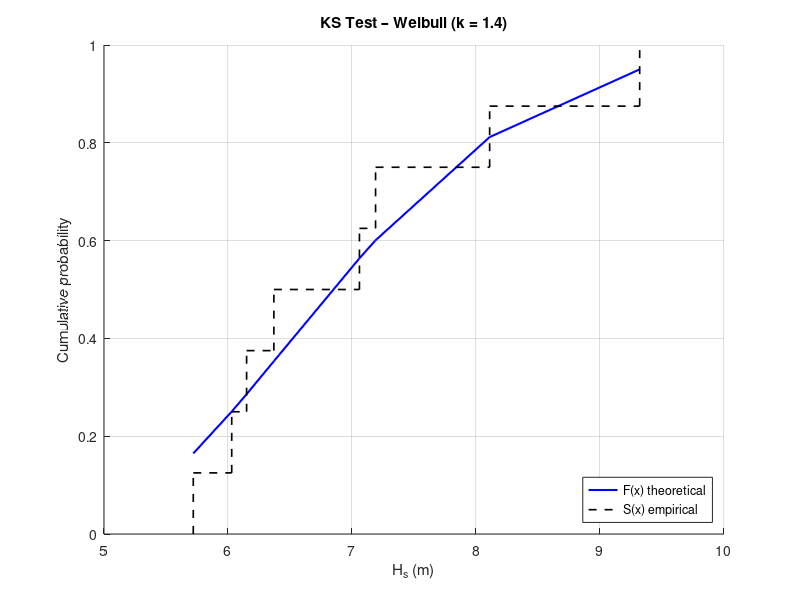
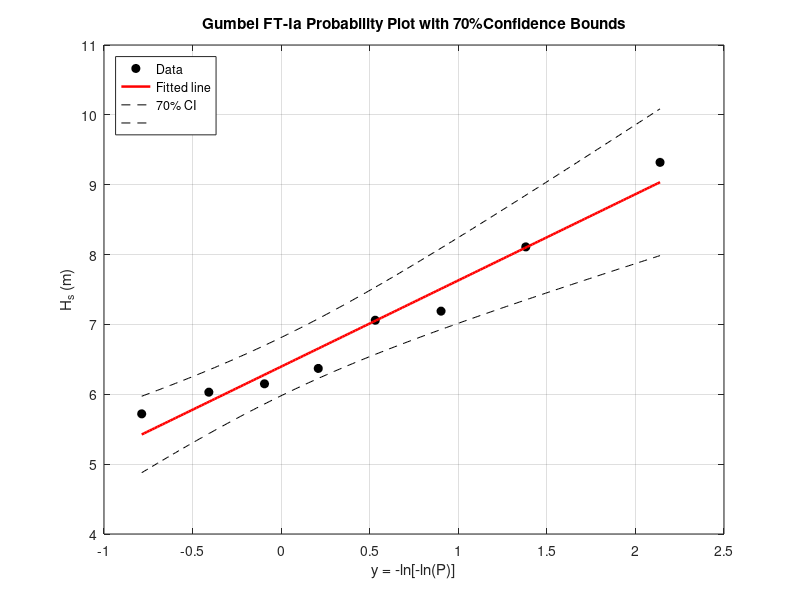
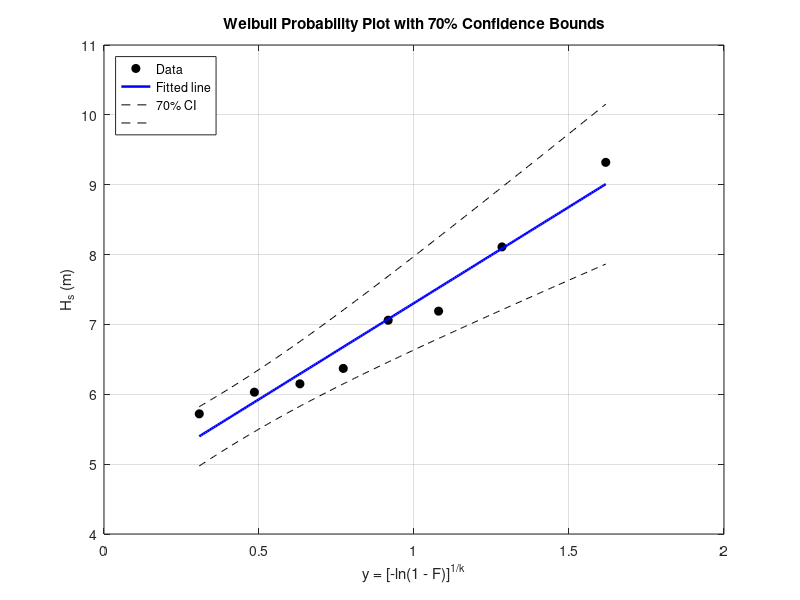

Reproduce these figures in MATLAB, in order. (Note: this script raises an error after producing the figures.)
clc; clear;

% Parameters
N = 8;

Hs = [7.19; 9.32; 5.72; 8.11; 6.15; 6.03; 7.06; 6.37];
Ts = [11.32; 12.71; 9.95; 11.7; 10.32; 10.22; 10.77; 10.51];

Hs_desc = sort(Hs, 'descend');

i = (1:N)';

% Gumbel FT-Ia
alpha_g = 0;
beta_g  = 1;

F_g = 1 - (i - alpha_g) ./ (N + beta_g);
y_g = -log( -log(F_g) );

x = Hs_desc;

Ybar_g = (1/N) * sum(y_g);
Xbar_g = (1/N) * sum(x);

VarY_g = (1/N) * sum( (y_g - Ybar_g).^2 );
VarX_g  = (1/N)*sum( (x - Xbar_g).^2 );
CovYX_g = (1/N) * sum( (y_g - Ybar_g) .* (x - Xbar_g) );

A_g = CovYX_g / VarY_g;
B_g = Xbar_g - A_g * Ybar_g;

% Weibull
k = 2;

alpha_w = 0.20 + 0.27 / sqrt(k);
beta_w  = 0.20 + 0.23 / sqrt(k);

F_w = 1 - (i - alpha_w) ./ (N + beta_w);
y_w = ( -log(1 - F_w) ).^(1/k);

Ybar_w = (1/N) * sum(y_w);
Xbar_w = (1/N) * sum(x);

VarY_w  = (1/N) * sum( (y_w - Ybar_w).^2 );
VarX_w  = (1/N)*sum( (x - Xbar_w).^2 );
CovYX_w = (1/N) * sum( (y_w - Ybar_w) .* (x - Xbar_w) );

A_w = CovYX_w / VarY_w;
B_w = Xbar_w - A_w * Ybar_w;

%% Kolmogorov–Smirnov Test
Hs_asc = sort(Hs);
i_asc = (1:N)';

S1 = (i_asc - 1) / N;
S2 = i_asc / N;

% Gumbel FT-Ia
F_g_theo = exp( -exp( -(Hs_asc - B_g) / A_g ) );

Dg_1 = F_g_theo - S1;
Dg_2 = S2 - F_g_theo;

D_KS_g = max( max(Dg_1), max(Dg_2) );

% Weibull
F_w_theo = 1 - exp( -((Hs_asc - B_w) ./ A_w).^k );

Dw_1 = F_w_theo - S1;
Dw_2 = S2 - F_w_theo;

D_KS_w = max( max(Dw_1), max(Dw_2) );

d_crit = 0.24;

pass_g = D_KS_g < d_crit;
pass_w = D_KS_w < d_crit;

figure; hold on;

plot(Hs_asc, F_w_theo, 'b-', 'LineWidth',1.5);

for j = 1:N
    plot([Hs_asc(j) Hs_asc(j)], [S1(j) S2(j)], 'k--', 'LineWidth',1.2);
    
    if j < N
        plot([Hs_asc(j) Hs_asc(j+1)], [S2(j) S2(j)], 'k--', 'LineWidth',1.2);
    end
end

grid on;
xlabel('H_s (m)');
ylabel('Cumulative probability');
title('KS Test – Weibull (k = 1.4)');

legend('F(x) theoretical','S(x) empirical','Location','southeast');

%% R² Test
% Gumbel FT-Ia
r_g  = CovYX_g / sqrt(VarX_g*VarY_g);
R2_g = r_g^2;

% Weibull
r_w  = CovYX_w / sqrt(VarX_w*VarY_w);
R2_w = r_w^2;

%% MIR Test
v = 1;

% Gumbel FT-Ia 
a_gM = -2.364 + 0.54*(v^(5/2));
b_gM = -0.2665 - 0.0457*(v^(5/2));
c_gM = -0.044;

Delta_r_g = 1 - r_g;
Delta_rmean_g = exp(a_gM + b_gM*log(N) + c_gM*(log(N))^2);

MIR_g = Delta_r_g / Delta_rmean_g;

% Weibull
a_wM = -2.160 + 0.113*v;
b_wM = -0.3788 - 0.0979*v;
c_wM = -0.041;

Delta_r_w = 1 - r_w;
Delta_rmean_w = exp(a_wM + b_wM*log(N) + c_wM*(log(N))^2);

MIR_w = Delta_r_w / Delta_rmean_w;

%% DOL Test
x1 = Hs_desc(1);
xbar = (1/N)*sum(Hs_desc);
s2 = (1/N)*sum((Hs_desc - xbar).^2);

xi = (x1 - xbar) / s2;

% Gumbel FT-Ia
% Upper bound
aU_g = -0.579 + 0.468*v;
bU_g =  1.496 - 0.227*v^2;
cU_g = -0.038;

xi95_g = aU_g + bU_g*log(N) + cU_g*(log(N))^2;

% Lower bound
aL_g = 0.257 + 0.133*v^2;
bL_g = 0.452 - 0.118*v^2;
cL_g = 0.032;

xi5_g = aL_g + bL_g*log(N) + cL_g*(log(N))^2;

pass_DOL_g = (xi > xi5_g) && (xi < xi95_g);

% Weibull
% Upper bound
aU_w = -0.322 + 0.641*sqrt(v);
bU_w =  1.414 - 0.326*v;
cU_w = -0.069;

xi95_w = aU_w + bU_w*log(N) + cU_w*(log(N))^2;

% Lower bound
aL_w = 0.050 + 0.182*sqrt(v^(3/2));
bL_w = 0.592 - 0.139*sqrt(v^(3/2));
cL_w = 0;

xi5_w = aL_w + bL_w*log(N) + cL_w*(log(N))^2;

pass_DOL_w = (xi > xi5_w) && (xi < xi95_w);

%% REC Test
% Gumbel FT-Ia
a_g = -1.444;
b_g = -0.2733 + 0.0414*sqrt(v^5);
c_g = -0.045;

Delta_r95_g = exp( a_g + b_g*log(N) + c_g*(log(N))^2 );

pass_REC_g = Delta_r_g < Delta_r95_g;

% Weibull
a_w = -1.188 + 0.073*sqrt(v);
b_w = -0.4401 - 0.0846*(v^(3/2));
c_w = -0.039;

Delta_r95_w = exp( a_w + b_w*log(N) + c_w*(log(N))^2 );

pass_REC_w = Delta_r_w < Delta_r95_w;

%% Test Results

fprintf('\n---- GOODNESS-OF-FIT RESULTS ----\n\n');

fprintf('--- Kolmogorov–Smirnov Test ---\n');
fprintf('Gumbel FT-Ia : D = %.4f  | Pass = %d\n', D_KS_g, pass_g);
fprintf('Weibull k=1.4: D = %.4f  | Pass = %d\n\n', D_KS_w, pass_w);

fprintf('--- Coefficient of Determination ---\n');
fprintf('Gumbel FT-Ia : R^2 = %.4f\n', R2_g);
fprintf('Weibull k=1.4: R^2 = %.4f\n\n', R2_w);

fprintf('--- MIR Criterion ---\n');
fprintf('Gumbel FT-Ia : MIR = %.4f\n', MIR_g);
fprintf('Weibull k=1.4: MIR = %.4f\n\n', MIR_w);

fprintf('--- DOL Criterion ---\n');
fprintf('Gumbel FT-Ia : Pass = %d\n', pass_DOL_g);
fprintf('Weibull k=1.4: Pass = %d\n\n', pass_DOL_w);

fprintf('--- REC Criterion ---\n');
fprintf('Gumbel FT-Ia : Pass = %d\n', pass_REC_g);
fprintf('Weibull k=1.4: Pass = %d\n\n', pass_REC_w);

%% Confidence bounds on probability plots
sigma_x = sqrt( (1/N)*sum((Hs_desc - mean(Hs_desc)).^2) );

z70 = norminv((1 + 0.70) / 2);

% Gumbel FT-I
y_plot_g = linspace(min(y_g), max(y_g), 200);
x_fit_g  = A_g*y_plot_g + B_g;

a1_g = 0.64;
a2_g = 9.0;
kappa_g = 0.93;
c_g = 0;
alpha_g = 1.33;

a_g = a1_g * exp( a2_g*N^(-1.3) + kappa_g*(-log(v))^2 );

sigma_z_g = sqrt( 1 + a_g*(y_plot_g - c_g + alpha_g*log(v)).^2 ) / sqrt(N);
sigma_X_g = sigma_z_g * sigma_x;

x70U_g = x_fit_g + z70*sigma_X_g;
x70L_g = x_fit_g - z70*sigma_X_g;


figure; hold on; box on
plot(y_g, Hs_desc, 'ko', 'MarkerFaceColor','k')
plot(y_plot_g, x_fit_g, 'r-', 'LineWidth',1.8)
plot(y_plot_g, x70U_g, 'k--', y_plot_g, x70L_g, 'k--')

grid on
xlabel('y = -ln[-ln(P)]')
ylabel('H_s (m)')
title('Gumbel FT-Ia Probability Plot with 70%Confidence Bounds')

legend('Data','Fitted line','70% CI','', ...
       'Location','northwest')
% Weibull
y_plot_w = linspace(min(y_w), max(y_w), 200);
x_fit_w  = A_w*y_plot_w + B_w;

a1_w = 2.05;
a2_w = 11.4;
kappa_w = 0.69;
c_w = 0.4;
alpha_w = 0.72;

a_w = a1_w * exp( a2_w*N^(-1.3) + kappa_w*(-log(v))^2 );

sigma_z_w = sqrt( 1 + a_w*(y_plot_w - c_w + alpha_w*log(v)).^2 ) / sqrt(N);
sigma_X_w = sigma_z_w * sigma_x;

x70U_w = x_fit_w + z70*sigma_X_w;
x70L_w = x_fit_w - z70*sigma_X_w;


figure; hold on; box on
plot(y_w, Hs_desc, 'ko', 'MarkerFaceColor','k')
plot(y_plot_w, x_fit_w, 'b-', 'LineWidth',1.8)
plot(y_plot_w, x70U_w, 'k--', y_plot_w, x70L_w, 'k--')

grid on
xlabel('y = [-ln(1 - F)]^{1/k}')
ylabel('H_s (m)')
title('Weibull Probability Plot with 70% Confidence Bounds')

legend('Data','Fitted line','70% CI','',  ...
       'Location','northwest')

%% 100-year return value with confidence intervals
R = 100;
F_R = 1 - 1/R;

%Gumbel FT-Ia
yR_g = -log( -log(F_R) );
XR_g = A_g*yR_g + B_g;

sigma_zR_g = sqrt( 1 + a_g*(yR_g - c_g + alpha_g*log(v))^2 ) / sqrt(N);
sigma_XR_g = sigma_zR_g * sigma_x;

XR_g_70 = [XR_g - z70*sigma_XR_g , XR_g + z70*sigma_XR_g];
XR_g_90 = [XR_g - z90*sigma_XR_g , XR_g + z90*sigma_XR_g];

% Weibull
yR_w = ( -log(1 - F_R) ).^(1/k);
XR_w = A_w*yR_w + B_w;

sigma_zR_w = sqrt( 1 + a_w*(yR_w - c_w + alpha_w*log(v))^2 ) / sqrt(N);
sigma_XR_w = sigma_zR_w * sigma_x;

XR_w_70 = [XR_w - z70*sigma_XR_w , XR_w + z70*sigma_XR_w];
XR_w_90 = [XR_w - z90*sigma_XR_w , XR_w + z90*sigma_XR_w];

% Results

fprintf('\n---- 100-YEAR RETURN VALUE ----\n\n');

fprintf('Gumbel FT-Ia:\n');
fprintf('H_s,100 = %.3f m\n', XR_g);
fprintf('70%% CI  = [%.3f , %.3f] m\n', XR_g_70(1), XR_g_70(2));
fprintf('90%% CI  = [%.3f , %.3f] m\n\n', XR_g_90(1), XR_g_90(2));

fprintf('Weibull (k = 1.4):\n');
fprintf('H_s,100 = %.3f m\n', XR_w);
fprintf('70%% CI  = [%.3f , %.3f] m\n', XR_w_70(1), XR_w_70(2));
fprintf('90%% CI  = [%.3f , %.3f] m\n\n', XR_w_90(1), XR_w_90(2));
